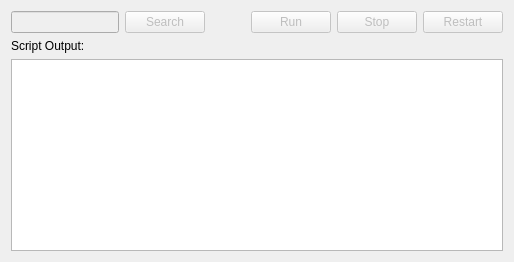
     <widget class="QWidget" name="scripting">
      <attribute name="title">
       <string>Scripting</string>
      </attribute>
      <layout class="QGridLayout" name="gridLayout_13">
       <item row="0" column="0">
        <layout class="QHBoxLayout" name="horizontalLayout">
         <item>
          <widget class="QLineEdit" name="scriptPath">
           <property name="enabled">
            <bool>false</bool>
           </property>
          </widget>
         </item>
         <item>
          <widget class="QPushButton" name="scriptSearch">
           <property name="enabled">
            <bool>false</bool>
           </property>
           <property name="text">
            <string>Search</string>
           </property>
          </widget>
         </item>
         <item>
          <spacer name="horizontalSpacer_4">
           <property name="orientation">
            <enum>Qt::Horizontal</enum>
           </property>
           <property name="sizeHint" stdset="0">
            <size>
             <width>40</width>
             <height>20</height>
            </size>
           </property>
          </spacer>
         </item>
         <item>
          <widget class="QPushButton" name="scriptRun">
           <property name="enabled">
            <bool>false</bool>
           </property>
           <property name="text">
            <string>Run</string>
           </property>
          </widget>
         </item>
         <item>
          <widget class="QPushButton" name="scriptStop">
           <property name="enabled">
            <bool>false</bool>
           </property>
           <property name="text">
            <string>Stop</string>
           </property>
          </widget>
         </item>
         <item>
          <widget class="QPushButton" name="scriptRestart">
           <property name="enabled">
            <bool>false</bool>
           </property>
           <property name="text">
            <string>Restart</string>
           </property>
          </widget>
         </item>
        </layout>
       </item>
       <item row="1" column="0">
        <widget class="QLabel" name="label_17">
         <property name="text">
          <string>Script Output:</string>
         </property>
        </widget>
       </item>
       <item row="2" column="0">
        <widget class="QTextBrowser" name="scriptOutput"/>
       </item>
      </layout>
     </widget>
